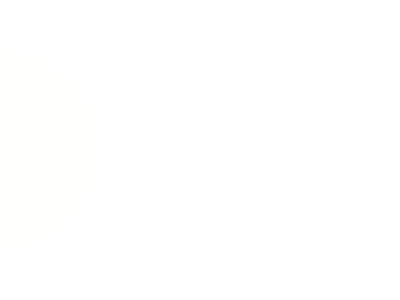
Frame 1 (no input)
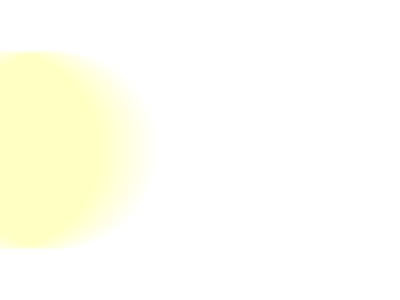
Frame 60 (no input)
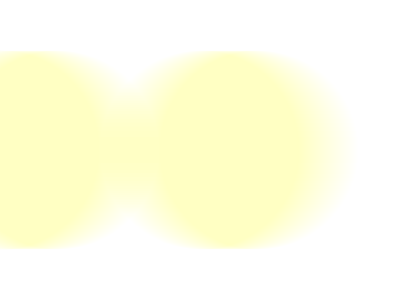
Frame 120 (the mouse pressed at the canvas centre since frame 60)

The p5.js sketch that drew these frames (run headless with seeded random() and noise() and a simulated clock; from frame 60 on, the mouse is pressed at the canvas centre):

// p5.js sketch
// ── sketch.js
let circleX = 0;
let circleY = 150;
let calpha = 1;

function setup() {
  createCanvas(400, 300).mousePressed(function() {
    circleX = mouseX;
    circleY = mouseY;
  });
  noStroke();
  fill(255, 255, 0, calpha);
  background(255);
  create_ui();
}

function draw() {
  // background(0);
  circle(circleX, circleY, 200);
  circleX = (circleX + 1) % width;
  update_ui();
}

function create_ui() {
  createSpan('Click on canvas to move shape');
  createElement('br');
  createButton('random').mousePressed(function() {
    fill(random(0, 255), random(0, 255), random(0, 255), calpha);
  });
  createButton('red').mousePressed(function() {
    fill(255, 0, 0, calpha);
  });
  createButton('green').mousePressed(function() {
    fill(0, 255, 0, calpha);
  });
  createButton('blue').mousePressed(function() {
    fill(0, 0, 255, calpha);
  });
  createElement('br');
  createButton('backg 0').mousePressed(function() {
    background(0);
  });
  createButton('backg 255').mousePressed(function() {
    background(255);
  });
  createElement('br');
  createSpan().id('imx');
  createSpan().id('imy');
  createSpan().id('icc');
}

function update_ui() {
  select('#imx').html('[circleX=' + circleX + '] ')
  select('#imy').html('[circleY=' + circleY + '] ')
  select('#icc').html('[RGBA=' + get(mouseX, mouseY) + '] ')
}

// https://editor.p5js.org/jht1493/sketches/mDleb9mKk
// 2.2 circleX rgb ui

// https://editor.p5js.org/jht1493/sketches/rO0jSdg9Y
// 2.2 variable remainder circleX slider

// https://editor.p5js.org/jht1493/sketches/e33y9FbcE
// 2.2 variable remainder circleX

// https://editor.p5js.org/jht1493/sketches/HtESWWNTa
// 2.2 variable remainder

// Make Your Own (Make Your Own Variable)
// Code! Programming with p5.js
// The Coding Train / Daniel Shiffman
// https://thecodingtrain.com/beginners/p5js/2.2-make-your-own.html
// https://youtu.be/dRhXIIFp-ys

// Make Your Own Variable: https://editor.p5js.org/codingtrain/sketches/xPXNdPy17
// Growing Circle Exercise: https://editor.p5js.org/codingtrain/sketches/ehbMJ-otC
